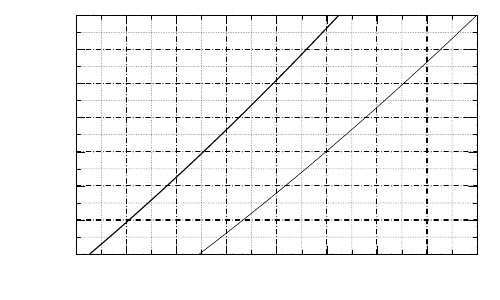

This figure's gnuplot source:
# gnuplot script file
# 
# Stall Speed plot
#
## for direct inclusion in latex using epslatex terminal

load 'common_commands.gp'

# set label "\\Large\\textcolor{red}{FROM CAFE DATA}\\normalsize" at 52,1850 center font "Times-Roman,72"
# set label "\\Large\\textcolor{red}{PENDING FLIGHT TEST}\\normalsize" at 52,1750 center font "Times-Roman,72"

#set terminal aqua
set output '../graphs/stall.eps'

#CL_full_flap = 2.17 # from CAFE testing
CL_full_flap = 1.6583620035075826 # from flight 339 on 09 Nov 2014
#CL_clean = 1.75
CL_clean = 1.3373 # CAFE result factored by full flap tests on flight 339
S = 110
rho_MSL = 0.002378

weight_full_flap(x)  = 0.5 * rho_MSL * S * CL_full_flap * (x * 6076.11/3600)**2
weight_clean(x) = 0.5 * rho_MSL * S * CL_clean * (x * 6076.11/3600)**2

set label "Full Flap" at 51.5,1600 rotate by 57 font "Times-Roman,20"
set label "Flaps UP" at 55.5,1500 rotate by 52 font "Times-Roman,20"

set xrange[45:65]
set yrange[1300:1900]


# label "ASI Reading = IAS + Error" at 120,2.5 center front

set xlabel "Stall Speed (KCAS)

set ylabel "Gross Weight (lb)"
#set format y "%'.0f"

set mxtics 5     # set minor tics on X-axis, with 5 divisions per major tic
set mytics 2     # set minor tics on Y-axis, with 2 divisions per major tic

#set nokey	# turn off label in top right hand corner

plot weight_full_flap(x) with lines lt -1 lw 2, weight_clean(x) with lines lt -1 lw 2 # 
#plot weight_clean(x) with lines lt 0 lw 2 # 
